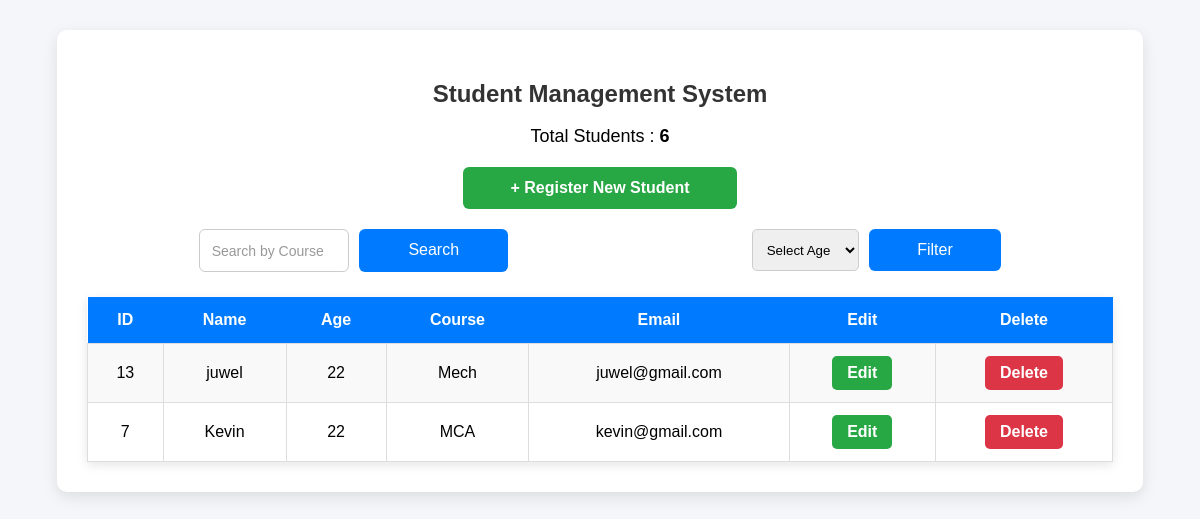
Page /Week-03/Task11-12_Student-Management-System/display.php?age=22 on the committed database.
### tables this page shows
CREATE TABLE `students` (
  `id` int(11) NOT NULL AUTO_INCREMENT,
  `name` varchar(100) DEFAULT NULL,
  `age` int(11) DEFAULT NULL,
  `email` varchar(100) DEFAULT NULL,
  `course` varchar(100) DEFAULT NULL,
  PRIMARY KEY (`id`)
);

### Week-03/Task11-12_Student-Management-System/display.php (the view, shortened to what this page needs)
<?php
include "db.php";
if(isset($_GET["search"]) && $_GET["search"] != "")
{
    $search = $_GET["search"];
    $sql = "SELECT * FROM students
            WHERE course LIKE '%$search%'
            ORDER BY name ASC";
}
elseif(isset($_GET["age"]) && $_GET["age"] != "")
{
    $age = $_GET["age"];
    $sql = "SELECT * FROM students
            WHERE age = $age
            ORDER BY name ASC";
}
else
{
    $sql = "SELECT * FROM students
            ORDER BY name ASC";
}
$result = mysqli_query($conn, $sql);
$count_sql = "SELECT COUNT(*) AS total FROM students";
$count_result = mysqli_query($conn, $count_sql);
$count_row = mysqli_fetch_assoc($count_result);
?>
<!DOCTYPE html>
<html>
<head>
    <link rel="stylesheet" href="style.css">
</head>
<body>
<div class="container">
    <h2>Student Management System</h2>
    <p class="total">
        Total Students :
        <strong><?php echo $count_row["total"]; ?></strong>
    </p>
    <a href="index.php" class="add-btn">
        + Register New Student
    </a>
    <div class="controls">
        <form method="GET">
            <input
                type="text"
                name="search"
                placeholder="Search by Course">
            <button type="submit">
                Search
            </button>
        </form>
        <form method="GET">
            <select name="age">
                <option value="">Select Age</option>
            </select>
            <button type="submit">
                Filter
            </button>
        </form>
    </div>
    <table>
        <tr>
            <th>ID</th>
            <th>Name</th>
            <th>Age</th>
            <th>Course</th>
            <th>Email</th>
            <th>Edit</th>
            <th>Delete</th>
        </tr>
<?php
while($row = mysqli_fetch_assoc($result))
{
?>
<tr>
    <td><?php echo $row["id"]; ?></td>
    <td><?php echo $row["name"]; ?></td>
    <td><?php echo $row["age"]; ?></td>
    <td><?php echo $row["course"]; ?></td>
    <td><?php echo $row["email"]; ?></td>
    <td>
        <a
        href="edit.php?id=<?php echo $row['id']; ?>"
        class="edit-btn">
        Edit
        </a>
    </td>
    <td>
        <a
        href="delete.php?id=<?php echo $row['id']; ?>"
        class="delete-btn"
        onclick="return confirm('Are you sure you want to delete this student?');">
        Delete
        </a>
    </td>
</tr>
<?php
}
?>
    </table>
</div>
</body>
</html>

### Week-03/Task11-12_Student-Management-System/style.css (style rules this page uses)
body { margin: 0; padding: 30px; background: #f4f6f9; font-family: Arial, Helvetica, sans-serif; }
.container { width: 90%; max-width: 1200px; margin: auto; background: white; padding: 30px; border-radius: 10px; box-shadow: 0 5px 15px rgba(0, 0, 0, .1); }
h2 { text-align: center; color: #333; margin-bottom: 10px; }
.total { text-align: center; font-size: 18px; margin-bottom: 20px; }
.add-btn { display: block; width: 250px; margin: 20px auto; text-align: center; padding: 12px; background: #28a745; color: white; text-decoration: none; border-radius: 6px; font-weight: bold; transition: .3s; }
.controls { display: flex; justify-content: center; gap: 20px; flex-wrap: wrap; margin-bottom: 25px; }
.controls form { display: flex; gap: 10px; }
.controls input, .controls select { padding: 10px; border: 1px solid #ccc; border-radius: 5px; width: 180px; }
.controls button { padding: 10px 20px; border: none; background: #007bff; color: white; border-radius: 5px; cursor: pointer; transition: .3s; }
table { width: 100%; border-collapse: collapse; box-shadow: 0 3px 10px rgba(0, 0, 0, .1); }
th { background: #007bff; color: white; padding: 14px; }
td { padding: 12px; text-align: center; border: 1px solid #ddd; }
tr:nth-child(even) { background: #f9f9f9; }
.edit-btn, .delete-btn { display: inline-block; padding: 8px 15px; border-radius: 5px; color: white; text-decoration: none; font-weight: bold; }
.edit-btn { background: #28a745; }
.delete-btn { background: #dc3545; }
.container form { max-width: 500px; margin: auto; }
.container input { width: 100%; padding: 12px; border: 1px solid #ccc; border-radius: 6px; font-size: 15px; box-sizing: border-box; }
.container button { width: 100%; padding: 12px; background: #007bff; color: white; border: none; border-radius: 6px; font-size: 16px; cursor: pointer; transition: .3s; }
input::placeholder { color: #999; font-size: 14px; }

### rows in the picture
students: id "13", name "juwel", age "22", course "Mech", email "juwel@gmail.com"
students: id "7", name "Kevin", age "22", course "MCA", email "kevin@gmail.com"

### other values in the picture
$count_row["total"] "6"
